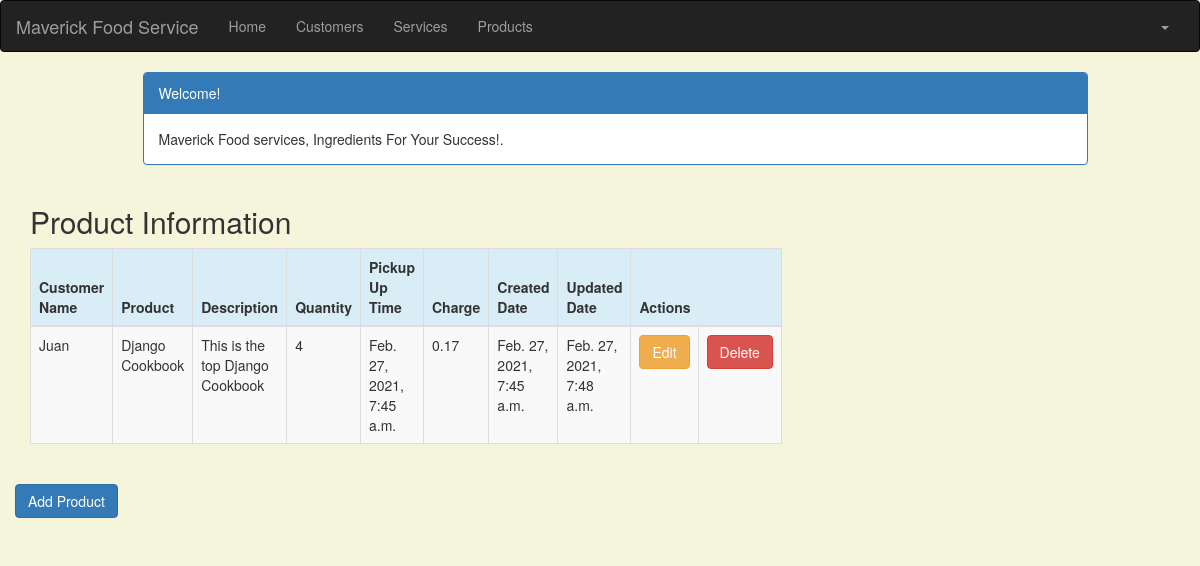
The page /product_list (signed in) on the database its author committed.
### crm/models.py (models this page shows, shortened)
class Product(models.Model):
    cust_name = models.ForeignKey(Customer, on_delete=models.CASCADE, related_name='products')
    product = models.CharField(max_length=100)
    p_description = models.TextField()
    quantity = models.IntegerField()
    pickup_time = models.DateTimeField(
        default=timezone.now)
    charge = models.DecimalField(max_digits=10, decimal_places=2)
    created_date = models.DateTimeField(
        default=timezone.now)
    updated_date = models.DateTimeField(auto_now_add=True)

class Customer(models.Model):
    cust_name = models.CharField(max_length=50)
    organization = models.CharField(max_length=100, blank=True)
    role = models.CharField(max_length=100)
    email = models.EmailField(max_length=100)
    bldgroom = models.CharField(max_length=100)
    address = models.CharField(max_length=200)
    account_number = models.IntegerField(blank=False, null=False)
    city = models.CharField(max_length=50)
    state = models.CharField(max_length=50)
    zipcode = models.CharField(max_length=10)
    phone_number = models.CharField(max_length=50)
    created_date = models.DateTimeField(
        default=timezone.now
    )
    updated_date = models.DateTimeField(auto_now=True)
    def __str__(self):
        return str(self.cust_name)

### crm/views.py (the view)
# urls.py: path('product_list', views.product_list, name='product_list'),
@login_required
def product_list(request):
    products = Product.objects.all()
    return render(request, 'crm/product_list.html', {'products': products})

### crm/templates/crm/product_list.html (shortened to what this page needs)
<!DOCTYPE html>
{% extends 'crm/base.html' %}
{% block content %}
    <head>
        <link rel="stylesheet" href="https://maxcdn.bootstrapcdn.com/bootstrap/3.3.4/css/bootstrap.min.css">
    </head>
    <body>
    <div class="container">
        <div class="row">
            <div class="col-md-10 col-md-offset-1">
                <div class="panel panel-primary">
                    <div class="panel-heading">Welcome!</div>
                    <div class="panel-body">
                        Maverick Food services, Ingredients For Your Success!.
                </div>
                </div>
            </div>
        </div>
    </div>
    <div class="row">
        <h2 style="padding-left: 15Px">Product Information</h2>
    </div>
    <div>
        <table class="table table-striped table-bordered table-hover">
            <thead>
            <tr class="bg-info">
                <th>Customer Name</th>
                <th>Product</th>
                <th>Description</th>
                <th>Quantity</th>
                <th>Pickup Up Time</th>
                <th>Charge</th>
                <th>Created Date</th>
                <th>Updated Date</th>
                <th colspan="3">Actions</th>
            </tr>
            </thead>
            <tbody>
            {% for product in products %}
                <tr>
                    <td>{{ product.cust_name }}</td>
                    <td>{{ product.product }}</td>
                    <td>{{ product.p_description }}</td>
                    <td>{{ product.quantity }}</td>
                    <td>{{ product.pickup_time }}</td>
                    <td>{{ product.charge }}</td>
                    <td>{{ product.created_date }}</td>
                    <td>{{ product.updated_date }}</td>
                    <td><a href="{% url 'crm:product_edit' pk=product.pk %}"
                           class="btn btn-warning">Edit</a></td>
                     <td><a href="{% url 'crm:product_delete' pk=product.pk %}"
                           onclick="return confirm('Are you sure you want to delete?')"
                           class="btn btn-danger">Delete</a>
                    </td>
                </tr>
            {% endfor %}
            </tbody>
        </table>
    </div>
         <div class="row">
         <a href="{% url 'crm:product_new' %}" class="row"><span
                    class="btn btn-primary">Add Product</span></a>
     </div>
    </body>
{% endblock %}

### crm/templates/crm/product_list.html (style rules this page uses)
body { background-color: beige; }

### rows shown on the page
Product: cust_name "Juan", product "Django Cookbook", p_description "This is the top Django Cookbook", quantity "4", pickup_time "Feb. 27, 2021, 7:45 a.m.", charge "0.17", created_date "Feb. 27, 2021, 7:45 a.m.", updated_date "Feb. 27, 2021, 7:48 a.m."
